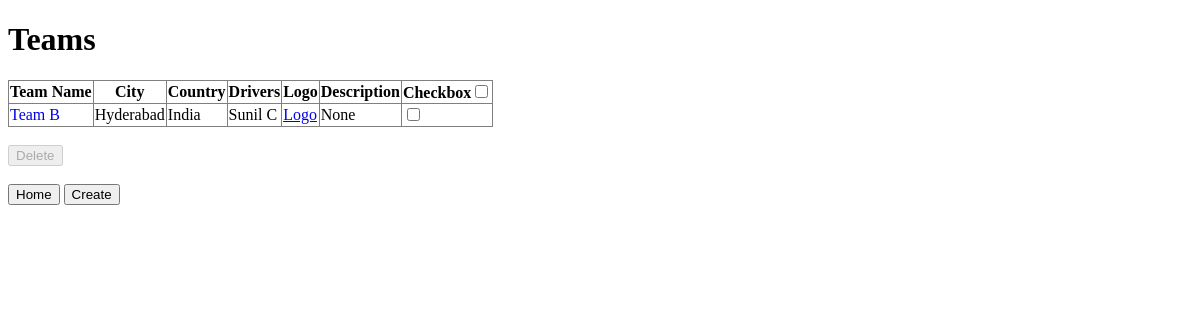
Before: /racing/teams/ with the older database file.
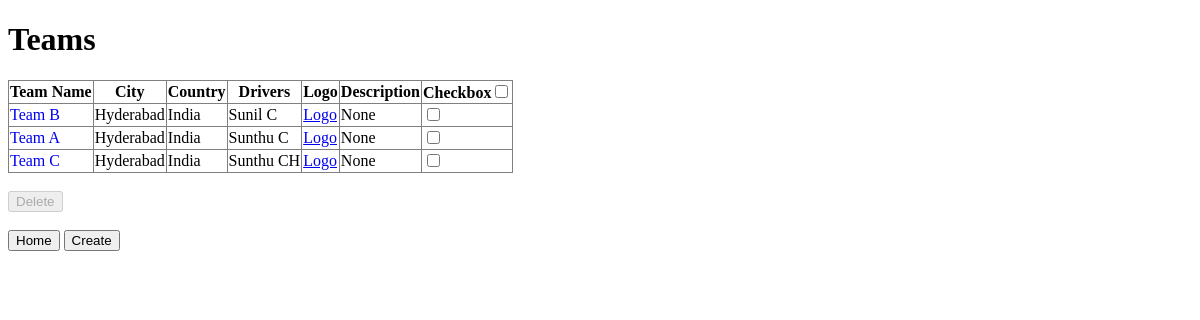
After: the same page with the newer database file.
### racing/models.py (models this page shows, shortened)
class Team(models.Model):
    team_name = models.CharField(max_length=256,unique=True)
    city = models.CharField()
    country = models.CharField()
    logo_image = models.ImageField(upload_to='TeamLogos/', validators=[check_logo_size])
    description = models.TextField(max_length=1024, blank=True)

class Driver(models.Model):
    first_name = models.CharField(max_length=96)
    last_name = models.CharField(max_length=96)
    date_of_birth = models.DateField(validators=[MaxValueValidator(limit_value=date(2000,12,31))])
    team = models.ForeignKey(Team,on_delete=models.SET_NULL,related_name='drivers',null=True,
    blank=True)
    class Meta:
        constraints = [models.UniqueConstraint(fields=['first_name','last_name'],
        name='unique_driver_name')]

### racing/views.py (the view)
# urls.py: path('racing/teams/', views.team_list, name='team_list'),
def team_list(request):
    teams = Team.objects.all()
    return render(request, 'teams/team_list.html',{'teams': teams})

### template/teams/team_list.html (shortened to what this page needs)
{% load static %}
<!DOCTYPE html>
<html>
<head>
    <link rel="stylesheet" type="text/css" href="{% static 'css/styles.css' %}">
</head>
<body>
    <h1>Teams</h1>
    <form method="post" action="{% url 'team_delete' %}">
        <table border="1">
                <tr>
                    <th>Team Name</th>
                    <th>City</th>
                    <th>Country</th>
                    <th>Drivers</th>
                    <th>Logo</th>
                    <th>Description</th>
                    <th>Checkbox<input type="checkbox" id="select-all"></th>
                </tr>
                {% if teams %}
                {% for team in teams %}
                <tr>
                    <td class="name"><a href="{% url 'team_view' team.id %}">{{ team.team_name }}</a></td>
                    <td>{{ team.city }}</td>
                    <td>{{ team.country }}</td>
                    <td>
                        {% if team.drivers.all %}
                            {% for driver in team.drivers.all %}
                                {{ driver.first_name }} {{ driver.last_name }}{% if not forloop.last %}, {% endif %}
                            {% endfor %}
                        {% else %}
                            None
                        {% endif %}
                    </td>
                    <td>
                        <a href="{{team.logo_image.url}}" target="_blank">Logo</a>
                    </td>
                    <td>{% if team.description %}
                            {{ team.description }}
                        {% else %}
                            None
                        {% endif %}
                        </td>
                    <td>
                        <input type="checkbox" name="team_ids" value="{{ team.id }}">
                    </td>
                </tr>
                {% endfor %}
                {% endif %}
        </table>
    <br>
    <button id="delete-button" type="submit" onclick="return confirm('Are you sure yo want to delete this team?');">Delete</button>
    </form>
    <br>
    <br>
    <a href="{% url 'home' %}"><button type="button">Home</button></a>
    <a href="{% url 'team_create' %}"><button type="submit">Create</button></a>
</body>
</html>

### static/css/styles.css (style rules this page uses)
table { border-collapse: collapse; }
.name a { text-decoration: none; }
form { display: inline; }
button:disabled { cursor: not-allowed; }

Changed rows visible on the page:
added Team: team_name "Team A", city "Hyderabad", country "India", description "None"
added Driver: first_name "Sunthu", last_name "C", shown under "Team A"
added Team: team_name "Team C", city "Hyderabad", country "India", description "None"
added Driver: first_name "Sunthu", last_name "CH", shown under "Team C"
